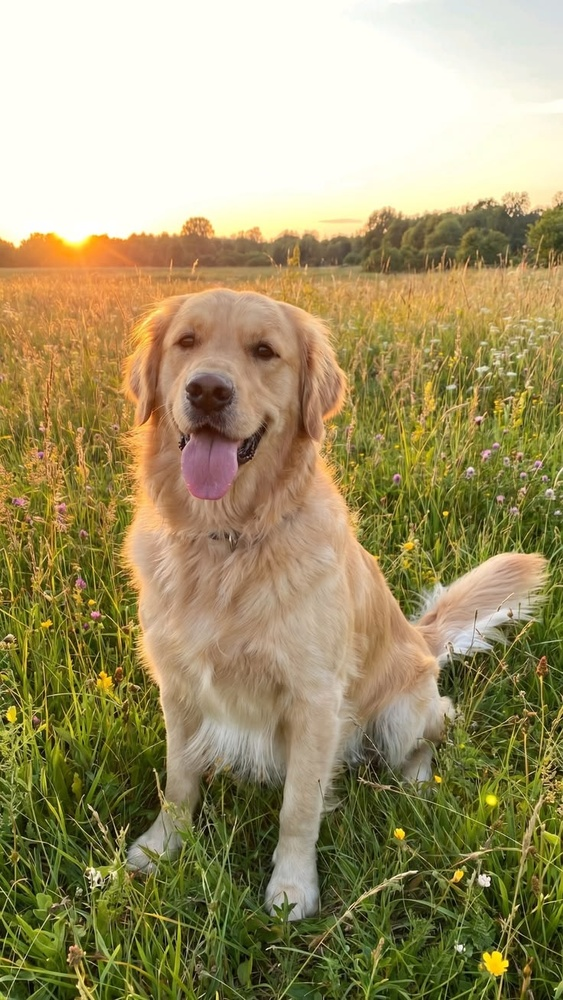
#> input picture openCV/dog.jpg, 563 x 1000 px, shrunk from 736 x 1308 before the run
$ python adaptivethreshold.py
#> lines starting #> are read from the running program, lines starting #| are printed output that depends on the picture; after the words box and inside, x2 and y2 are one past the last pixel; in counts of white or black regions, pixels touching at a corner belong together
import cv2

# Citim imaginea
img = cv2.imread("dog.jpg")
#> img is the input picture: shape (1000, 563, 3); mean B, G, R 106.8, 149.1, 161.2

# Grayscale
gray = cv2.cvtColor(img, cv2.COLOR_BGR2GRAY)
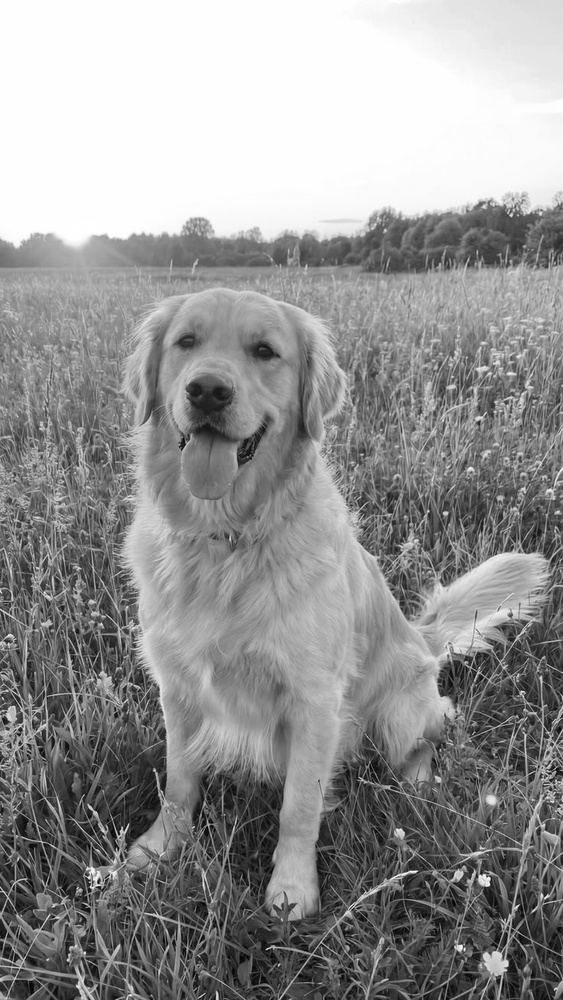
#> gray: shape (1000, 563); min 1, max 255, mean 147.9

# Blur
blur = cv2.GaussianBlur(gray, (5, 5), 0)

# Adaptive Threshold
# Folosim metoda de thresholding adaptiv pentru a obține o imagine binară. Aceasta va ajuta la detectarea contururilor în pasul următor.
adaptive = cv2.adaptiveThreshold(
    blur,
    255,
    cv2.ADAPTIVE_THRESH_GAUSSIAN_C,
    cv2.THRESH_BINARY,
    11,#dimensiunea zonei locale analizate.
    2#o valoare scăzută din calculul pragului.
)
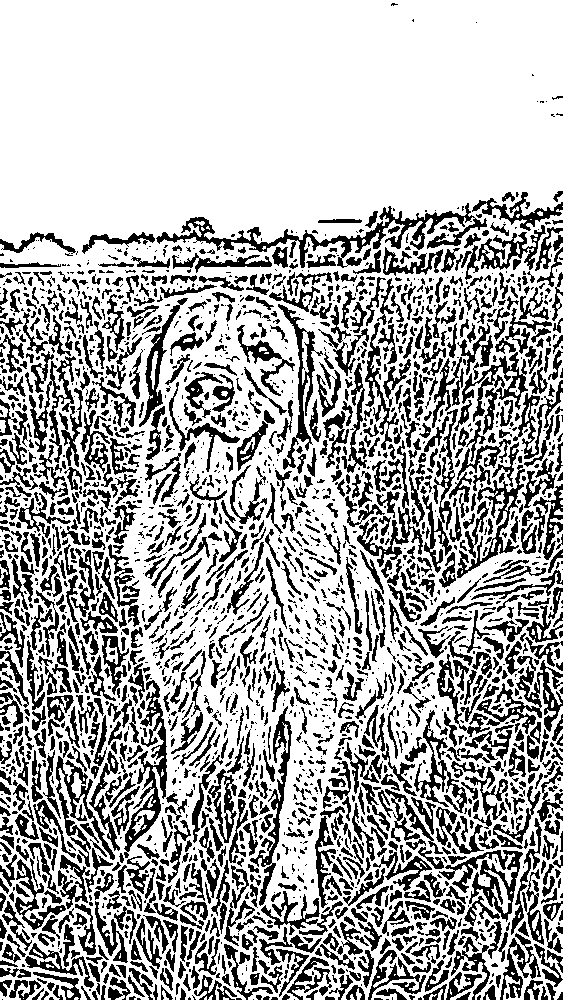
#> adaptive: shape (1000, 563); 68.8% white; 2502 black regions (1216 under 20 px)

# Găsim contururile
contours, hierarchy = cv2.findContours(
    adaptive,
    cv2.RETR_EXTERNAL,
    cv2.CHAIN_APPROX_SIMPLE
)
#> contours = 77 contours, 61 with area under 20; largest, box (x1, y1, x2, y2) and area: (0, 0, 563, 1000) 538822, (545, 668, 563, 705) 160, (0, 405, 8, 418) 49, (0, 420, 6, 433) 48, (0, 564, 8, 585) 38

print("Contururi găsite:", len(contours))
#| Contururi găsite: 77

# Copie pentru desenare
result = img.copy()

for contour in contours:

    area = cv2.contourArea(contour)

    # Ignorăm contururile foarte mici
    if area < 100:
        continue

    cv2.drawContours(
        result,
        [contour],
        -1,
        (0, 255, 0),
        2
    )
#> this loop made 77 passes
#> area on passes 9, 10, 11, 13, 15, 29, 43, 46, 53, 58, 59: 22, 29.5, 32.5, 24, 27.5, 25.5, 159.5, 32, 38.5, 30, 27.5
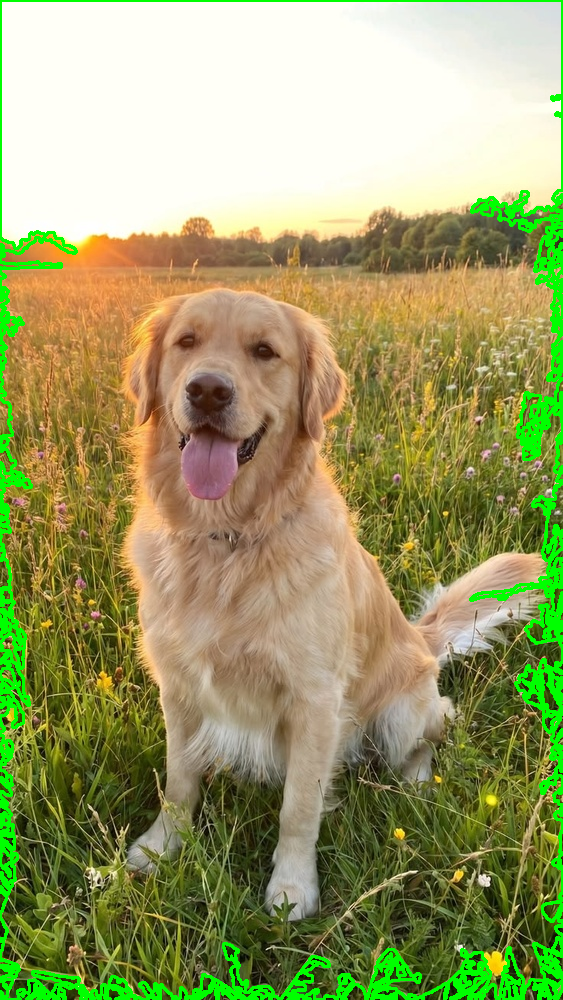
#> result: shape (1000, 563, 3); 5.74% of pixels changed, all inside (x1, y1, x2, y2) = (0, 0, 563, 1000)

# Afișăm
cv2.imshow("Original", img)
cv2.imshow("Adaptive Threshold", adaptive)
cv2.imshow("Contururi", result)

cv2.waitKey(0)
cv2.destroyAllWindows()
